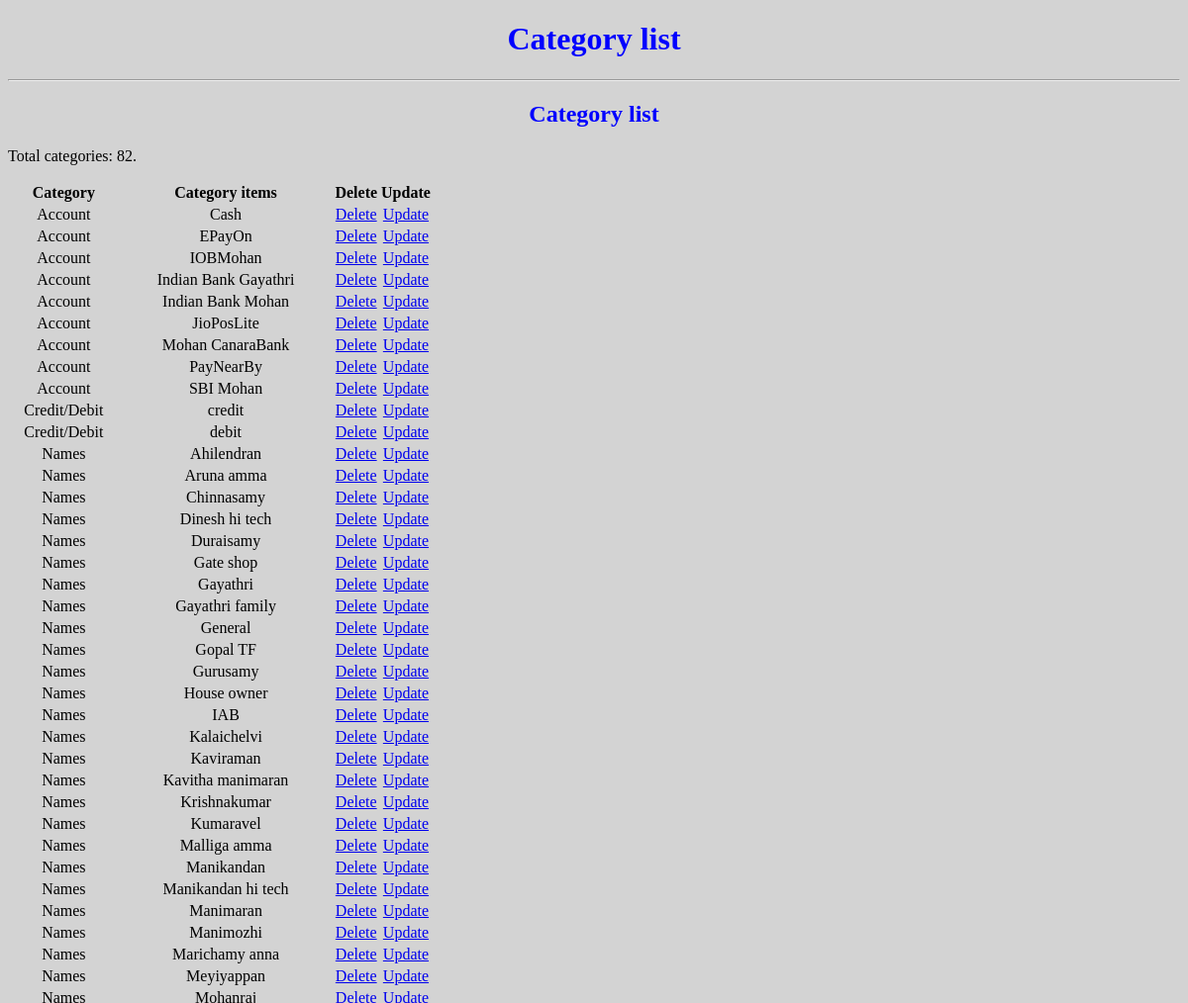
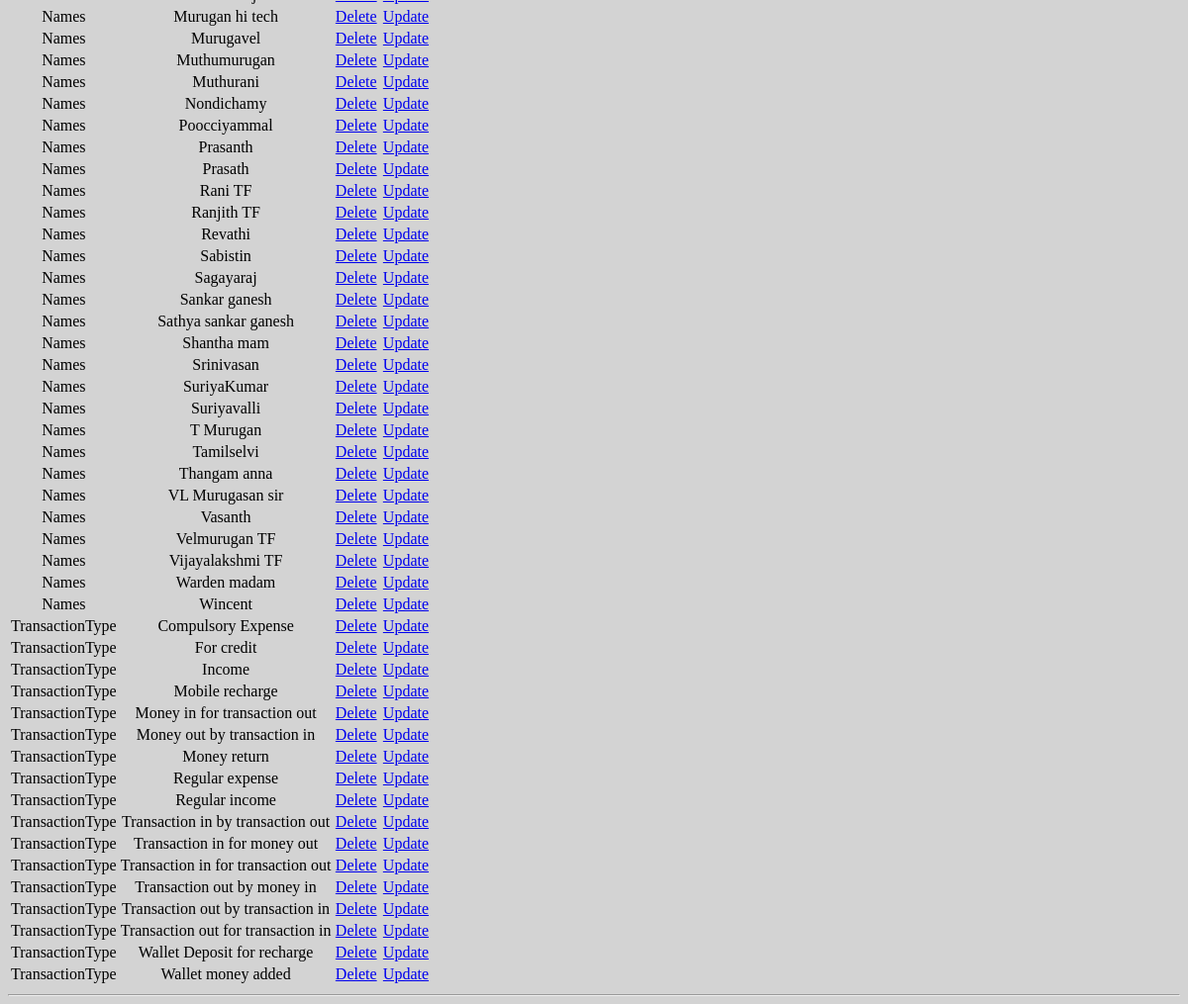
/category_view/, run on an earlier commit of the app's database (2 pictures, top to bottom).
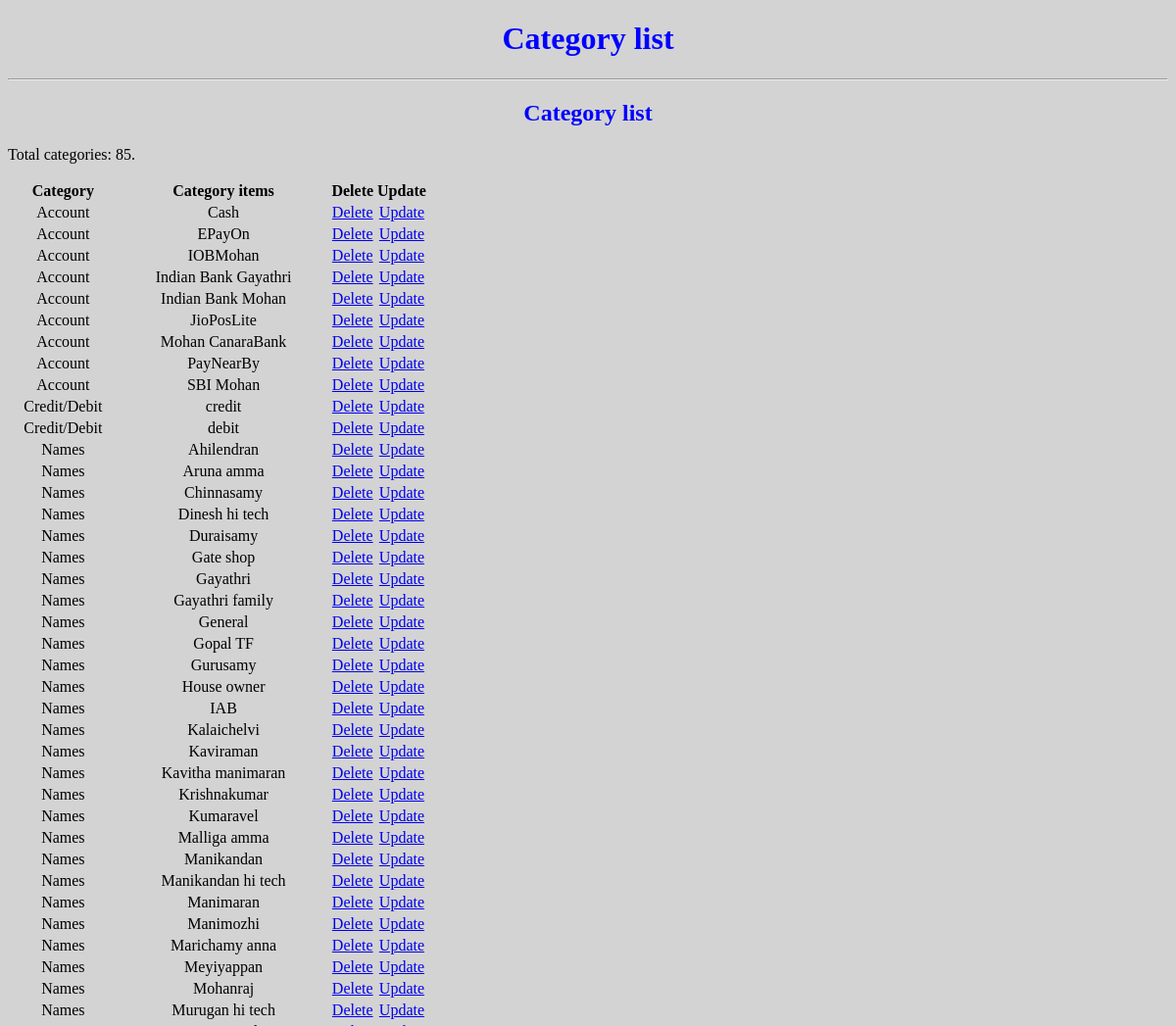
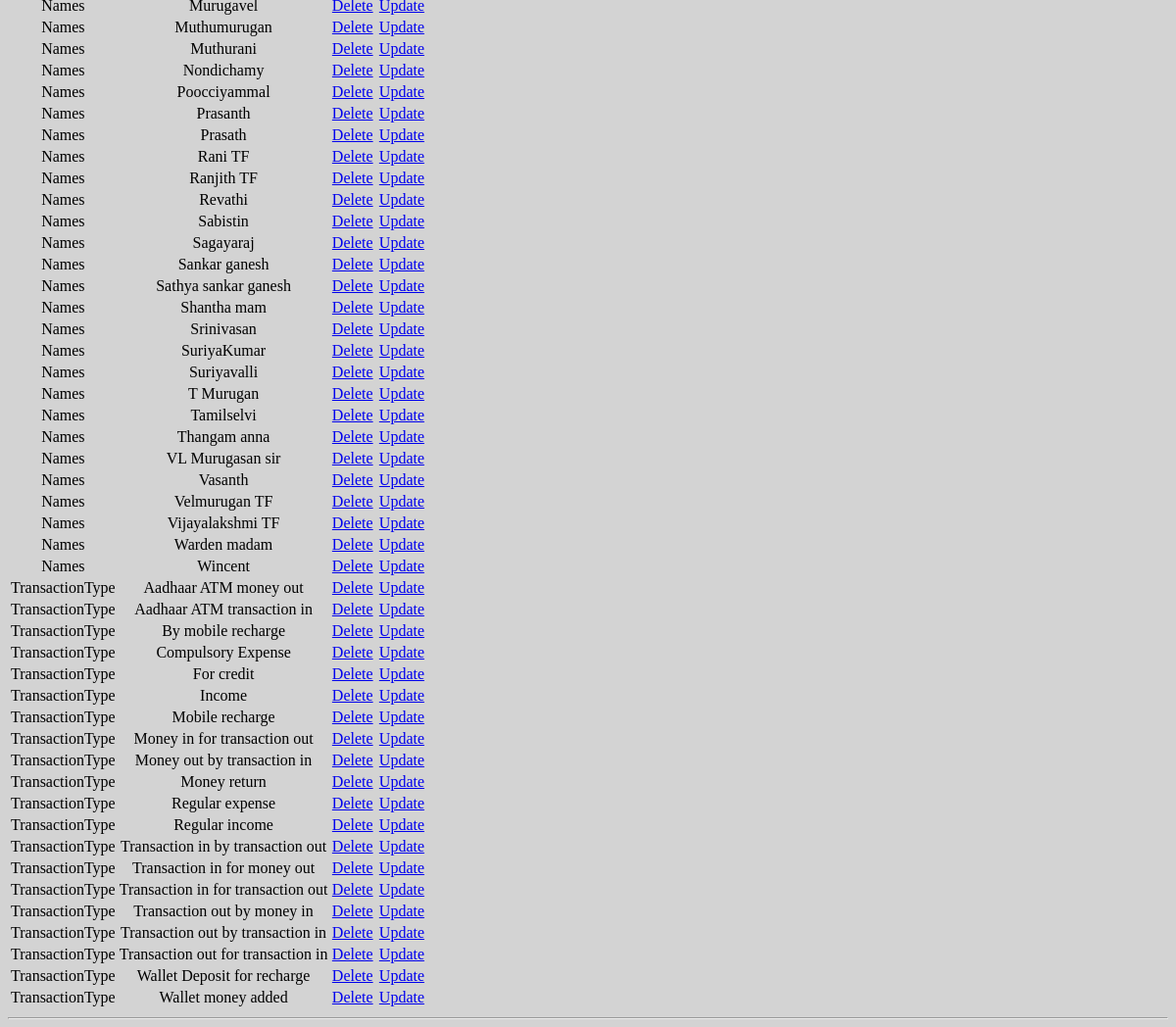
And on a later commit of the database (2 pictures, top to bottom).
### account_entry/models.py (models this page shows)
class category_list(models.Model):
    category = models.CharField(max_length=100)
    category_names = models.CharField(max_length=100)

### account_entry/views.py (the view)
# urls.py: path('category_view/', views.category_view),
def category_view(request):
    count = 0
    cate_list = category_list.objects.all().order_by("category", "category_names").values()
    for coun in cate_list:
        count = count + 1
    context = {"category": cate_list, "count": count}
    return render(request, "category_view.html", context)

### account_entry/templates/category_view.html (shortened to what this page needs)
<!DOCTYPE html>
<html>
<head>
{% load static %}
<link rel="stylesheet" href="{% static 'mystyle.css' %}">
</head>
<body>
<h1>Category list</h1>
<hr />
<h2>Category list</h2>
<p>Total categories: {{ count }}.</p>
<table>
<tr>
<th>Category</th>
<th>Category items</th>
<th>Delete</th>
<th>Update</th>
</tr>
{% for x in category %}
<tr>
<td>{{ x.category }}</td>
<td>{{ x.category_names }}</td>
<td><a href="/deleteCategory/{{ x.id }}">Delete</a</td>
<td><a href="/update_category/{{ x.id }}">Update</a></td>
</tr>
{% endfor %}
</table>
<hr />
</body>
</html>

What changed in the data, as far as the page shows it:
added category_list: category "TransactionType", category_names "Aadhaar ATM money out"
added category_list: category "TransactionType", category_names "Aadhaar ATM transaction in"
added category_list: category "TransactionType", category_names "By mobile recharge"
Also different on the page:
{{ count }}: "82" → "85"
